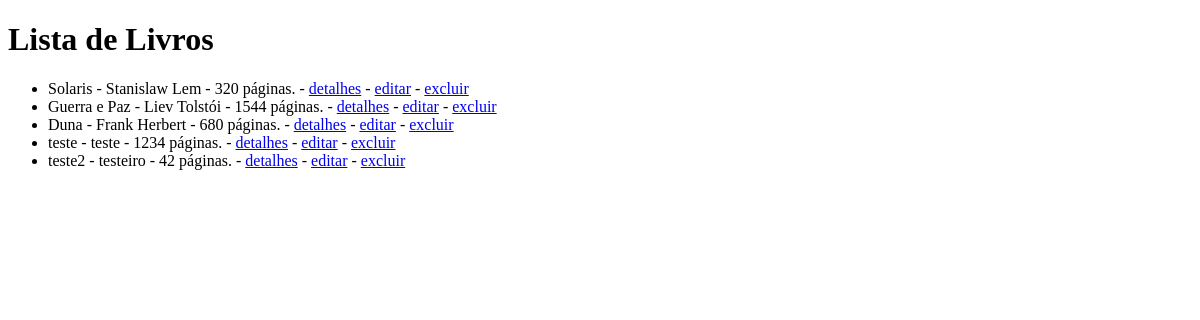
The page /book/list/ on the database as committed earlier.
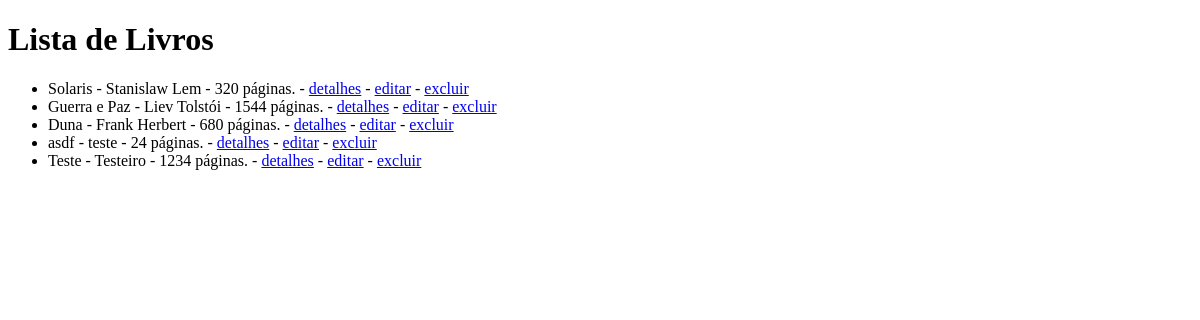
The same page on the database as committed later.
### app/models.py (models this page shows, shortened)
class Book(models.Model):
    title = models.CharField(max_length=100)
    author = models.CharField(max_length=100)
    pages = models.IntegerField()
    published_date = models.DateField()

### app/views.py (the view)
# urls.py: path("book/list/", BooklistView.as_view(), name='book_list'),
class BooklistView(ListView):
    model = Book
    template_name = "app/book_list.html"
    context_object_name = "books"

### app/templates/app/book_list.html (shortened to what this page needs)
<!DOCTYPE html>
<html lang="pt-br">
<head>
</head>
<body>
    <h1>Lista de Livros</h1>
    <ul>
        {% for book in books %}
            <li>{{book.title}} - {{book.author}} - {{book.pages}} páginas. - <a href="/book/{{book.id}}" >detalhes</a> - <a href="/book/edit/{{book.id}}" >editar</a> - <a href="/book/delete/{{book.id}}" >excluir</a> </li>
        {% empty %}
            <li>Nenhum livro cadastrado!</li>
        {% endfor %}
    </ul>
</body>
</html>

Rows that differ between the two databases and show on the page:
removed Book: title "teste", author "teste", pages "1234"
removed Book: title "teste2", author "testeiro", pages "42"
added Book: title "asdf", author "teste", pages "24"
added Book: title "Teste", author "Testeiro", pages "1234"
